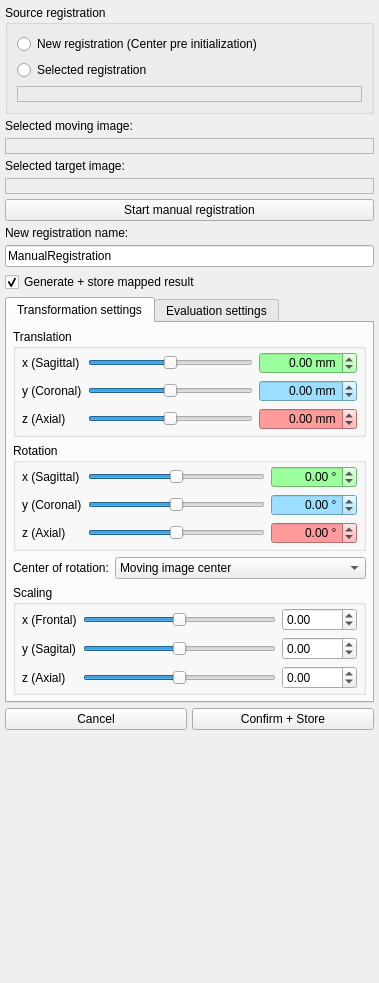
<?xml version="1.0" encoding="UTF-8"?>
<ui version="4.0">
 <class>MatchPointRegistrationManipulatorControls</class>
 <widget class="QWidget" name="MatchPointRegistrationManipulatorControls">
  <property name="geometry">
   <rect>
    <x>0</x>
    <y>0</y>
    <width>379</width>
    <height>983</height>
   </rect>
  </property>
  <layout class="QVBoxLayout" name="verticalLayout">
   <property name="spacing">
    <number>5</number>
   </property>
   <property name="leftMargin">
    <number>5</number>
   </property>
   <property name="topMargin">
    <number>5</number>
   </property>
   <property name="rightMargin">
    <number>5</number>
   </property>
   <property name="bottomMargin">
    <number>5</number>
   </property>
   <item>
    <widget class="QGroupBox" name="groupReg">
     <property name="title">
      <string>Source registration</string>
     </property>
     <layout class="QVBoxLayout" name="verticalLayout_2">
      <item>
       <widget class="QRadioButton" name="radioNewReg">
        <property name="toolTip">
         <string>&lt;html&gt;&lt;head/&gt;&lt;body&gt;&lt;p&gt;Select this option to start with a new registration.&lt;/p&gt;&lt;p&gt;The registration will be pre initialized to map the center of the selected images.&lt;/p&gt;&lt;/body&gt;&lt;/html&gt;</string>
        </property>
        <property name="text">
         <string>New registration (Center pre initialization)</string>
        </property>
       </widget>
      </item>
      <item>
       <widget class="QRadioButton" name="radioSelectedReg">
        <property name="toolTip">
         <string>Use the selected registration as bsaeline. The manipulation will be &quot;on top&quot; of the given registration.</string>
        </property>
        <property name="text">
         <string>Selected registration</string>
        </property>
       </widget>
      </item>
      <item>
       <widget class="QLabel" name="lbRegistrationName">
        <property name="sizePolicy">
         <sizepolicy hsizetype="MinimumExpanding" vsizetype="Preferred">
          <horstretch>0</horstretch>
          <verstretch>0</verstretch>
         </sizepolicy>
        </property>
        <property name="minimumSize">
         <size>
          <width>0</width>
          <height>0</height>
         </size>
        </property>
        <property name="palette">
         <palette>
          <active>
           <colorrole role="Text">
            <brush brushstyle="SolidPattern">
             <color alpha="255">
              <red>0</red>
              <green>170</green>
              <blue>0</blue>
             </color>
            </brush>
           </colorrole>
          </active>
          <inactive>
           <colorrole role="Text">
            <brush brushstyle="SolidPattern">
             <color alpha="255">
              <red>0</red>
              <green>170</green>
              <blue>0</blue>
             </color>
            </brush>
           </colorrole>
          </inactive>
          <disabled>
           <colorrole role="Text">
            <brush brushstyle="SolidPattern">
             <color alpha="255">
              <red>159</red>
              <green>158</green>
              <blue>158</blue>
             </color>
            </brush>
           </colorrole>
          </disabled>
         </palette>
        </property>
        <property name="font">
         <font>
          <weight>75</weight>
          <bold>true</bold>
         </font>
        </property>
        <property name="toolTip">
         <string>Registration that should be used to map the moving image...</string>
        </property>
        <property name="frameShape">
         <enum>QFrame::StyledPanel</enum>
        </property>
        <property name="lineWidth">
         <number>2</number>
        </property>
        <property name="midLineWidth">
         <number>1</number>
        </property>
        <property name="text">
         <string/>
        </property>
       </widget>
      </item>
     </layout>
    </widget>
   </item>
   <item>
    <widget class="QLabel" name="label_5">
     <property name="text">
      <string>Selected moving image:</string>
     </property>
    </widget>
   </item>
   <item>
    <widget class="QLabel" name="lbMovingName">
     <property name="sizePolicy">
      <sizepolicy hsizetype="MinimumExpanding" vsizetype="Preferred">
       <horstretch>0</horstretch>
       <verstretch>0</verstretch>
      </sizepolicy>
     </property>
     <property name="minimumSize">
      <size>
       <width>0</width>
       <height>0</height>
      </size>
     </property>
     <property name="palette">
      <palette>
       <active>
        <colorrole role="Text">
         <brush brushstyle="SolidPattern">
          <color alpha="255">
           <red>0</red>
           <green>170</green>
           <blue>0</blue>
          </color>
         </brush>
        </colorrole>
       </active>
       <inactive>
        <colorrole role="Text">
         <brush brushstyle="SolidPattern">
          <color alpha="255">
           <red>0</red>
           <green>170</green>
           <blue>0</blue>
          </color>
         </brush>
        </colorrole>
       </inactive>
       <disabled>
        <colorrole role="Text">
         <brush brushstyle="SolidPattern">
          <color alpha="255">
           <red>159</red>
           <green>158</green>
           <blue>158</blue>
          </color>
         </brush>
        </colorrole>
       </disabled>
      </palette>
     </property>
     <property name="font">
      <font>
       <weight>75</weight>
       <bold>true</bold>
      </font>
     </property>
     <property name="toolTip">
      <string>Moving image that should be mapped.</string>
     </property>
     <property name="frameShape">
      <enum>QFrame::StyledPanel</enum>
     </property>
     <property name="lineWidth">
      <number>2</number>
     </property>
     <property name="midLineWidth">
      <number>1</number>
     </property>
     <property name="text">
      <string/>
     </property>
    </widget>
   </item>
   <item>
    <widget class="QLabel" name="label">
     <property name="text">
      <string>Selected target image:</string>
     </property>
    </widget>
   </item>
   <item>
    <widget class="QLabel" name="lbTargetName">
     <property name="sizePolicy">
      <sizepolicy hsizetype="MinimumExpanding" vsizetype="Preferred">
       <horstretch>0</horstretch>
       <verstretch>0</verstretch>
      </sizepolicy>
     </property>
     <property name="palette">
      <palette>
       <active>
        <colorrole role="Text">
         <brush brushstyle="SolidPattern">
          <color alpha="255">
           <red>0</red>
           <green>170</green>
           <blue>0</blue>
          </color>
         </brush>
        </colorrole>
       </active>
       <inactive>
        <colorrole role="Text">
         <brush brushstyle="SolidPattern">
          <color alpha="255">
           <red>0</red>
           <green>170</green>
           <blue>0</blue>
          </color>
         </brush>
        </colorrole>
       </inactive>
       <disabled>
        <colorrole role="Text">
         <brush brushstyle="SolidPattern">
          <color alpha="255">
           <red>159</red>
           <green>158</green>
           <blue>158</blue>
          </color>
         </brush>
        </colorrole>
       </disabled>
      </palette>
     </property>
     <property name="font">
      <font>
       <weight>75</weight>
       <bold>true</bold>
      </font>
     </property>
     <property name="toolTip">
      <string>Target image one wants to map onto.</string>
     </property>
     <property name="frameShape">
      <enum>QFrame::StyledPanel</enum>
     </property>
     <property name="lineWidth">
      <number>2</number>
     </property>
     <property name="midLineWidth">
      <number>1</number>
     </property>
     <property name="text">
      <string/>
     </property>
    </widget>
   </item>
   <item>
    <widget class="QPushButton" name="pbStart">
     <property name="toolTip">
      <string>Starts the manipulation /manual registration.</string>
     </property>
     <property name="text">
      <string>Start manual registration</string>
     </property>
    </widget>
   </item>
   <item>
    <widget class="QLabel" name="label_12">
     <property name="text">
      <string>New registration name:</string>
     </property>
    </widget>
   </item>
   <item>
    <widget class="QLineEdit" name="lbNewRegName">
     <property name="toolTip">
      <string>Name of the resulting manual registration</string>
     </property>
     <property name="text">
      <string>ManualRegistration</string>
     </property>
     <property name="placeholderText">
      <string/>
     </property>
    </widget>
   </item>
   <item>
    <widget class="QCheckBox" name="checkMapEntity">
     <property name="toolTip">
      <string>Check if a mapped moving image should be generated if the manual registration is confirmed.</string>
     </property>
     <property name="text">
      <string>Generate + store mapped result</string>
     </property>
     <property name="checked">
      <bool>true</bool>
     </property>
    </widget>
   </item>
   <item>
    <widget class="QTabWidget" name="tabWidget">
     <property name="currentIndex">
      <number>0</number>
     </property>
     <widget class="QWidget" name="tabTransform">
      <attribute name="title">
       <string>Transformation settings</string>
      </attribute>
      <layout class="QVBoxLayout" name="verticalLayout_4">
       <property name="leftMargin">
        <number>6</number>
       </property>
       <property name="topMargin">
        <number>6</number>
       </property>
       <property name="rightMargin">
        <number>6</number>
       </property>
       <property name="bottomMargin">
        <number>6</number>
       </property>
       <item>
        <widget class="QGroupBox" name="groupBox">
         <property name="title">
          <string>Translation</string>
         </property>
         <layout class="QGridLayout" name="gridLayout_2">
          <property name="leftMargin">
           <number>6</number>
          </property>
          <property name="topMargin">
           <number>3</number>
          </property>
          <property name="rightMargin">
           <number>6</number>
          </property>
          <property name="bottomMargin">
           <number>3</number>
          </property>
          <item row="2" column="0">
           <widget class="QLabel" name="label_4">
            <property name="text">
             <string>y (Coronal)</string>
            </property>
           </widget>
          </item>
          <item row="0" column="0">
           <widget class="QLabel" name="label_2">
            <property name="text">
             <string>x (Sagittal)</string>
            </property>
           </widget>
          </item>
          <item row="3" column="0">
           <widget class="QLabel" name="label_3">
            <property name="text">
             <string>z (Axial)</string>
            </property>
           </widget>
          </item>
          <item row="3" column="1">
           <widget class="QSlider" name="slideTransZ">
            <property name="minimum">
             <number>-100</number>
            </property>
            <property name="maximum">
             <number>100</number>
            </property>
            <property name="orientation">
             <enum>Qt::Horizontal</enum>
            </property>
           </widget>
          </item>
          <item row="2" column="1">
           <widget class="QSlider" name="slideTransY">
            <property name="minimum">
             <number>-100</number>
            </property>
            <property name="maximum">
             <number>100</number>
            </property>
            <property name="orientation">
             <enum>Qt::Horizontal</enum>
            </property>
           </widget>
          </item>
          <item row="0" column="1">
           <widget class="QSlider" name="slideTransX">
            <property name="minimum">
             <number>-100</number>
            </property>
            <property name="maximum">
             <number>100</number>
            </property>
            <property name="orientation">
             <enum>Qt::Horizontal</enum>
            </property>
           </widget>
          </item>
          <item row="0" column="2">
           <widget class="QDoubleSpinBox" name="sbTransX">
            <property name="sizePolicy">
             <sizepolicy hsizetype="Minimum" vsizetype="Fixed">
              <horstretch>0</horstretch>
              <verstretch>0</verstretch>
             </sizepolicy>
            </property>
            <property name="minimumSize">
             <size>
              <width>70</width>
              <height>0</height>
             </size>
            </property>
            <property name="baseSize">
             <size>
              <width>0</width>
              <height>0</height>
             </size>
            </property>
            <property name="styleSheet">
             <string notr="true">background-color:rgb(155, 255, 155)</string>
            </property>
            <property name="alignment">
             <set>Qt::AlignRight|Qt::AlignTrailing|Qt::AlignVCenter</set>
            </property>
            <property name="suffix">
             <string> mm</string>
            </property>
            <property name="minimum">
             <double>-9999.000000000000000</double>
            </property>
            <property name="maximum">
             <double>9999.000000000000000</double>
            </property>
            <property name="singleStep">
             <double>0.500000000000000</double>
            </property>
           </widget>
          </item>
          <item row="2" column="2">
           <widget class="QDoubleSpinBox" name="sbTransY">
            <property name="sizePolicy">
             <sizepolicy hsizetype="Minimum" vsizetype="Fixed">
              <horstretch>0</horstretch>
              <verstretch>0</verstretch>
             </sizepolicy>
            </property>
            <property name="minimumSize">
             <size>
              <width>70</width>
              <height>0</height>
             </size>
            </property>
            <property name="baseSize">
             <size>
              <width>0</width>
              <height>0</height>
             </size>
            </property>
            <property name="styleSheet">
             <string notr="true">background-color:rgb(155, 222, 255)</string>
            </property>
            <property name="alignment">
             <set>Qt::AlignRight|Qt::AlignTrailing|Qt::AlignVCenter</set>
            </property>
            <property name="suffix">
             <string> mm</string>
            </property>
            <property name="minimum">
             <double>-9999.000000000000000</double>
            </property>
            <property name="maximum">
             <double>9999.000000000000000</double>
            </property>
            <property name="singleStep">
             <double>0.500000000000000</double>
            </property>
           </widget>
          </item>
          <item row="3" column="2">
           <widget class="QDoubleSpinBox" name="sbTransZ">
            <property name="sizePolicy">
             <sizepolicy hsizetype="Minimum" vsizetype="Fixed">
              <horstretch>0</horstretch>
              <verstretch>0</verstretch>
             </sizepolicy>
            </property>
            <property name="minimumSize">
             <size>
              <width>70</width>
              <height>0</height>
             </size>
            </property>
            <property name="baseSize">
             <size>
              <width>0</width>
              <height>0</height>
             </size>
            </property>
            <property name="styleSheet">
             <string notr="true">background-color:rgb(255, 155, 155)</string>
            </property>
            <property name="alignment">
             <set>Qt::AlignRight|Qt::AlignTrailing|Qt::AlignVCenter</set>
            </property>
            <property name="suffix">
             <string> mm</string>
            </property>
            <property name="minimum">
             <double>-9999.000000000000000</double>
            </property>
            <property name="maximum">
             <double>9999.000000000000000</double>
            </property>
            <property name="singleStep">
             <double>0.500000000000000</double>
            </property>
           </widget>
          </item>
         </layout>
        </widget>
       </item>
       <item>
        <widget class="QGroupBox" name="groupBox_2">
         <property name="title">
          <string>Rotation</string>
         </property>
         <layout class="QGridLayout" name="gridLayout_3">
          <property name="leftMargin">
           <number>6</number>
          </property>
          <property name="topMargin">
           <number>3</number>
          </property>
          <property name="rightMargin">
           <number>6</number>
          </property>
          <property name="bottomMargin">
           <number>3</number>
          </property>
          <property name="verticalSpacing">
           <number>6</number>
          </property>
          <item row="2" column="0">
           <widget class="QLabel" name="label_6">
            <property name="text">
             <string>y (Coronal)</string>
            </property>
           </widget>
          </item>
          <item row="0" column="0">
           <widget class="QLabel" name="label_7">
            <property name="text">
             <string>x (Sagittal)</string>
            </property>
           </widget>
          </item>
          <item row="3" column="0">
           <widget class="QLabel" name="label_8">
            <property name="text">
             <string>z (Axial)</string>
            </property>
           </widget>
          </item>
          <item row="3" column="1">
           <widget class="QSlider" name="slideRotZ">
            <property name="minimum">
             <number>-180</number>
            </property>
            <property name="maximum">
             <number>180</number>
            </property>
            <property name="orientation">
             <enum>Qt::Horizontal</enum>
            </property>
           </widget>
          </item>
          <item row="2" column="1">
           <widget class="QSlider" name="slideRotY">
            <property name="minimum">
             <number>-180</number>
            </property>
            <property name="maximum">
             <number>180</number>
            </property>
            <property name="orientation">
             <enum>Qt::Horizontal</enum>
            </property>
           </widget>
          </item>
          <item row="0" column="1">
           <widget class="QSlider" name="slideRotX">
            <property name="minimum">
             <number>-180</number>
            </property>
            <property name="maximum">
             <number>180</number>
            </property>
            <property name="orientation">
             <enum>Qt::Horizontal</enum>
            </property>
           </widget>
          </item>
          <item row="0" column="2">
           <widget class="QDoubleSpinBox" name="sbRotX">
            <property name="sizePolicy">
             <sizepolicy hsizetype="Minimum" vsizetype="Fixed">
              <horstretch>0</horstretch>
              <verstretch>0</verstretch>
             </sizepolicy>
            </property>
            <property name="minimumSize">
             <size>
              <width>86</width>
              <height>0</height>
             </size>
            </property>
            <property name="baseSize">
             <size>
              <width>0</width>
              <height>0</height>
             </size>
            </property>
            <property name="styleSheet">
             <string notr="true">background-color:rgb(155, 255, 155)</string>
            </property>
            <property name="alignment">
             <set>Qt::AlignRight|Qt::AlignTrailing|Qt::AlignVCenter</set>
            </property>
            <property name="prefix">
             <string/>
            </property>
            <property name="suffix">
             <string> °</string>
            </property>
            <property name="minimum">
             <double>-360.000000000000000</double>
            </property>
            <property name="maximum">
             <double>360.000000000000000</double>
            </property>
            <property name="singleStep">
             <double>0.500000000000000</double>
            </property>
           </widget>
          </item>
          <item row="2" column="2">
           <widget class="QDoubleSpinBox" name="sbRotY">
            <property name="sizePolicy">
             <sizepolicy hsizetype="Minimum" vsizetype="Fixed">
              <horstretch>0</horstretch>
              <verstretch>0</verstretch>
             </sizepolicy>
            </property>
            <property name="minimumSize">
             <size>
              <width>86</width>
              <height>0</height>
             </size>
            </property>
            <property name="baseSize">
             <size>
              <width>0</width>
              <height>0</height>
             </size>
            </property>
            <property name="styleSheet">
             <string notr="true">background-color:rgb(155, 222, 255)</string>
            </property>
            <property name="alignment">
             <set>Qt::AlignRight|Qt::AlignTrailing|Qt::AlignVCenter</set>
            </property>
            <property name="suffix">
             <string> °</string>
            </property>
            <property name="minimum">
             <double>-360.000000000000000</double>
            </property>
            <property name="maximum">
             <double>360.000000000000000</double>
            </property>
            <property name="singleStep">
             <double>0.500000000000000</double>
            </property>
           </widget>
          </item>
          <item row="3" column="2">
           <widget class="QDoubleSpinBox" name="sbRotZ">
            <property name="sizePolicy">
             <sizepolicy hsizetype="Minimum" vsizetype="Fixed">
              <horstretch>0</horstretch>
              <verstretch>0</verstretch>
             </sizepolicy>
            </property>
            <property name="minimumSize">
             <size>
              <width>86</width>
              <height>0</height>
             </size>
            </property>
            <property name="baseSize">
             <size>
              <width>0</width>
              <height>0</height>
             </size>
            </property>
            <property name="styleSheet">
             <string notr="true">background-color:rgb(255, 155, 155)</string>
            </property>
            <property name="alignment">
             <set>Qt::AlignRight|Qt::AlignTrailing|Qt::AlignVCenter</set>
            </property>
            <property name="suffix">
             <string> °</string>
            </property>
            <property name="minimum">
             <double>-360.000000000000000</double>
            </property>
            <property name="maximum">
             <double>360.000000000000000</double>
            </property>
            <property name="singleStep">
             <double>0.500000000000000</double>
            </property>
           </widget>
          </item>
         </layout>
        </widget>
       </item>
       <item>
        <layout class="QHBoxLayout" name="horizontalLayout_2">
         <item>
          <widget class="QLabel" name="label_13">
           <property name="text">
            <string>Center of rotation:</string>
           </property>
          </widget>
         </item>
         <item>
          <widget class="QComboBox" name="comboCenter">
           <property name="sizePolicy">
            <sizepolicy hsizetype="Expanding" vsizetype="Fixed">
             <horstretch>0</horstretch>
             <verstretch>0</verstretch>
            </sizepolicy>
           </property>
           <property name="toolTip">
            <string>Allows to set the center of rotation.</string>
           </property>
           <item>
            <property name="text">
             <string>Moving image center</string>
            </property>
           </item>
           <item>
            <property name="text">
             <string>World origin</string>
            </property>
           </item>
           <item>
            <property name="text">
             <string>Current navigator position</string>
            </property>
           </item>
          </widget>
         </item>
        </layout>
       </item>
       <item>
        <widget class="QGroupBox" name="groupScale">
         <property name="title">
          <string>Scaling</string>
         </property>
         <layout class="QGridLayout" name="gridLayout_4">
          <property name="leftMargin">
           <number>6</number>
          </property>
          <property name="topMargin">
           <number>3</number>
          </property>
          <property name="rightMargin">
           <number>6</number>
          </property>
          <property name="bottomMargin">
           <number>3</number>
          </property>
          <item row="2" column="0">
           <widget class="QLabel" name="label_9">
            <property name="text">
             <string>y (Sagital)</string>
            </property>
           </widget>
          </item>
          <item row="0" column="0">
           <widget class="QLabel" name="label_10">
            <property name="text">
             <string>x (Frontal)</string>
            </property>
           </widget>
          </item>
          <item row="3" column="0">
           <widget class="QLabel" name="label_11">
            <property name="text">
             <string>z (Axial)</string>
            </property>
           </widget>
          </item>
          <item row="3" column="1">
           <widget class="QSlider" name="slideScaleZ">
            <property name="minimum">
             <number>-100</number>
            </property>
            <property name="maximum">
             <number>100</number>
            </property>
            <property name="orientation">
             <enum>Qt::Horizontal</enum>
            </property>
           </widget>
          </item>
          <item row="2" column="1">
           <widget class="QSlider" name="slideScaleY">
            <property name="minimum">
             <number>-100</number>
            </property>
            <property name="maximum">
             <number>100</number>
            </property>
            <property name="orientation">
             <enum>Qt::Horizontal</enum>
            </property>
           </widget>
          </item>
          <item row="0" column="1">
           <widget class="QSlider" name="slideScaleX">
            <property name="minimum">
             <number>-100</number>
            </property>
            <property name="maximum">
             <number>100</number>
            </property>
            <property name="orientation">
             <enum>Qt::Horizontal</enum>
            </property>
           </widget>
          </item>
          <item row="0" column="2">
           <widget class="QDoubleSpinBox" name="sbScaleX">
            <property name="sizePolicy">
             <sizepolicy hsizetype="Minimum" vsizetype="Fixed">
              <horstretch>0</horstretch>
              <verstretch>0</verstretch>
             </sizepolicy>
            </property>
            <property name="minimumSize">
             <size>
              <width>70</width>
              <height>0</height>
             </size>
            </property>
            <property name="baseSize">
             <size>
              <width>0</width>
              <height>0</height>
             </size>
            </property>
            <property name="minimum">
             <double>-9999.000000000000000</double>
            </property>
            <property name="maximum">
             <double>9999.000000000000000</double>
            </property>
           </widget>
          </item>
          <item row="2" column="2">
           <widget class="QDoubleSpinBox" name="sbScaleY">
            <property name="sizePolicy">
             <sizepolicy hsizetype="Minimum" vsizetype="Fixed">
              <horstretch>0</horstretch>
              <verstretch>0</verstretch>
             </sizepolicy>
            </property>
            <property name="minimumSize">
             <size>
              <width>70</width>
              <height>0</height>
             </size>
            </property>
            <property name="baseSize">
             <size>
              <width>0</width>
              <height>0</height>
             </size>
            </property>
            <property name="minimum">
             <double>-9999.000000000000000</double>
            </property>
            <property name="maximum">
             <double>9999.000000000000000</double>
            </property>
           </widget>
          </item>
          <item row="3" column="2">
           <widget class="QDoubleSpinBox" name="sbScaleZ">
            <property name="sizePolicy">
             <sizepolicy hsizetype="Minimum" vsizetype="Fixed">
              <horstretch>0</horstretch>
              <verstretch>0</verstretch>
             </sizepolicy>
            </property>
            <property name="minimumSize">
             <size>
              <width>70</width>
              <height>0</height>
             </size>
            </property>
            <property name="baseSize">
             <size>
              <width>0</width>
              <height>0</height>
             </size>
            </property>
            <property name="minimum">
             <double>-9999.000000000000000</double>
            </property>
            <property name="maximum">
             <double>9999.000000000000000</double>
            </property>
           </widget>
          </item>
         </layout>
        </widget>
       </item>
      </layout>
     </widget>
     <widget class="QWidget" name="tabEval">
      <attribute name="title">
       <string>Evaluation settings</string>
      </attribute>
      <layout class="QVBoxLayout" name="verticalLayout_3">
       <item>
        <widget class="QmitkRegEvalSettingsWidget" name="evalSettings" native="true">
         <property name="sizePolicy">
          <sizepolicy hsizetype="MinimumExpanding" vsizetype="Maximum">
           <horstretch>0</horstretch>
           <verstretch>0</verstretch>
          </sizepolicy>
         </property>
         <property name="minimumSize">
          <size>
           <width>250</width>
           <height>10</height>
          </size>
         </property>
        </widget>
       </item>
      </layout>
     </widget>
    </widget>
   </item>
   <item>
    <layout class="QHBoxLayout" name="horizontalLayout">
     <item>
      <widget class="QPushButton" name="pbCancel">
       <property name="toolTip">
        <string>Cancel the manual registration and resets the state of the view.</string>
       </property>
       <property name="text">
        <string>Cancel</string>
       </property>
      </widget>
     </item>
     <item>
      <widget class="QPushButton" name="pbStore">
       <property name="toolTip">
        <string>&lt;html&gt;&lt;head/&gt;&lt;body&gt;&lt;p&gt;Confirm the defined registration.&lt;/p&gt;&lt;p&gt;The registration will be stored (and, if activated, a mapped image will be generated).&lt;/p&gt;&lt;/body&gt;&lt;/html&gt;</string>
       </property>
       <property name="text">
        <string>Confirm + Store</string>
       </property>
      </widget>
     </item>
    </layout>
   </item>
   <item>
    <spacer name="verticalSpacer">
     <property name="orientation">
      <enum>Qt::Vertical</enum>
     </property>
     <property name="sizeHint" stdset="0">
      <size>
       <width>20</width>
       <height>40</height>
      </size>
     </property>
    </spacer>
   </item>
  </layout>
 </widget>
 <customwidgets>
  <customwidget>
   <class>QmitkRegEvalSettingsWidget</class>
   <extends>QWidget</extends>
   <header>QmitkRegEvalSettingsWidget.h</header>
  </customwidget>
 </customwidgets>
 <resources/>
 <connections/>
 <designerdata>
  <property name="gridDeltaX">
   <number>5</number>
  </property>
  <property name="gridDeltaY">
   <number>5</number>
  </property>
  <property name="gridSnapX">
   <bool>true</bool>
  </property>
  <property name="gridSnapY">
   <bool>true</bool>
  </property>
  <property name="gridVisible">
   <bool>true</bool>
  </property>
 </designerdata>
</ui>
